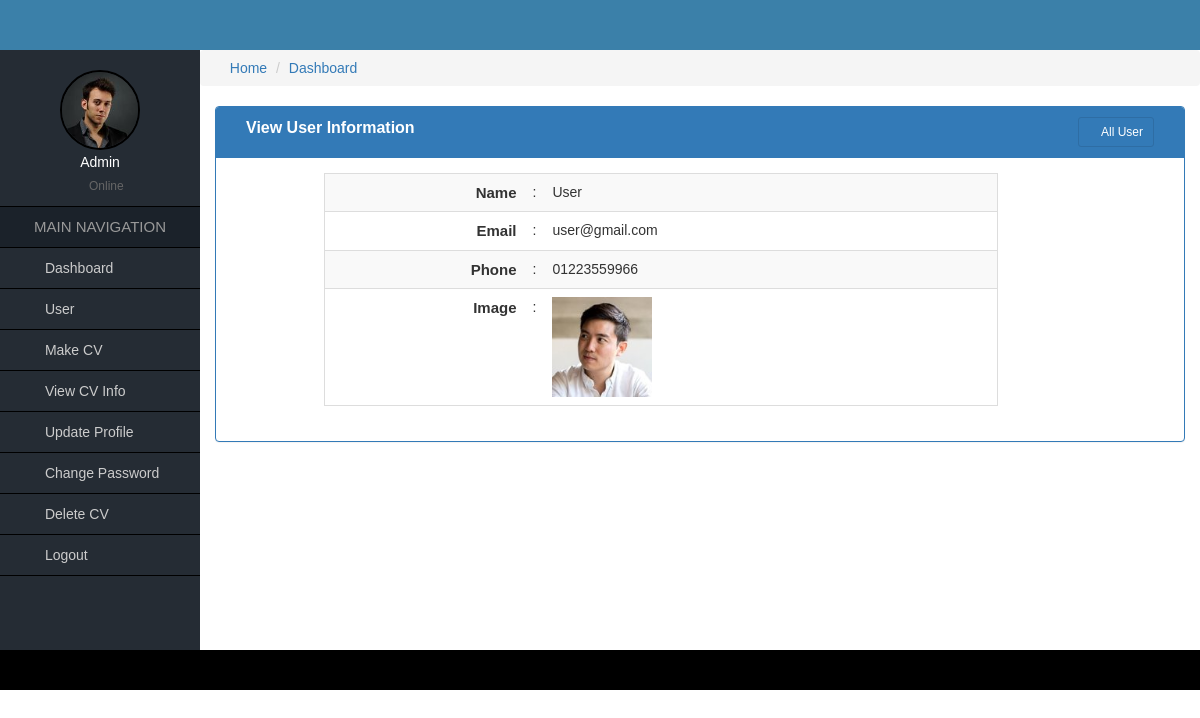
The app's page /user_view.php?id=4 (signed in) with its own data.
### tables this page shows
CREATE TABLE `user` (
  `id` int(11) NOT NULL,
  `role_id` int(11) NOT NULL DEFAULT 2,
  `name` varchar(255) NOT NULL,
  `email` varchar(255) NOT NULL,
  `phone` varchar(255) NOT NULL,
  `image` varchar(255) NOT NULL,
  `password` varchar(255) NOT NULL
);

### user_view.php (the view, shortened to what this page needs)
<?php
require_once('functions/function.php');
if($_SESSION['role'] == '1'){
$id = $_GET['id'];
$user = "SELECT * FROM user WHERE id = '$id'";
$query = mysqli_query($connect, $user);
$data = mysqli_fetch_assoc($query);
?>
<div class="col-md-12">
    <div class="panel panel-primary">
        <div class="panel-heading">
            <div class="col-md-9 heading_title">
                View User Information
            </div>
            <div class="col-md-3 text-right">
                <a href="user_all.php" class="btn btn-sm btn btn-primary"><i class="fa fa-plus-circle"></i> All User</a>
            </div>
            <div class="clearfix"></div>
        </div>
        <div class="panel-body">
            <div class="col-md-1">
            </div>
            <div class="col-md-9">
                <table class="table table-hover table-striped table-responsive view_table_cus">
                    <tr>
                        <td>Name</td>
                        <td>:</td>
                        <td><?= $data['name'] ?></td>
                    </tr>
                    <tr>
                        <td>Email</td>
                        <td>:</td>
                        <td><?= $data['email'] ?></td>
                    </tr>
                    <tr>
                        <td>Phone</td>
                        <td>:</td>
                        <td><?= $data['phone'] ?></td>
                    </tr>
                    <tr>
                        <td>Image</td>
                        <td>:</td>
                        <td>
                            <?php if($data['image'] == true){ ?>
                            <img width="100px" src="upload/user/<?= $data['image'] ?>" alt="user_image">
                            <?php }else{ ?>
                            <img width="100px" src="images/avatar.png" alt="user_image">
                            <?php } ?>
                        </td>
                    </tr>
                </table>
            </div>
            <div class="col-md-2">
            </div>
        </div>
    </div>
</div>
<?php
}else{
    echo 'Access Denied! You have no permission access this page';
  }
?>

### css/style.css (style rules this page uses)
* { margin:0px; padding:0px; outline:0px; }
img { border:0px; }
a { text-decoration:none; }
body { font-family:Verdana, Geneva, sans-serif; }
.heading_title { font-size:16px; font-weight:bold; }
.view_table_cus { border:1px solid #ddd; }
.view_table_cus tr td:first-child { width:30%; text-align:right; font-size:15px; font-weight:bold; }
.view_table_cus tr td:last-child { width:68%; text-align:left; }

### records on screen
user: name "User", email "user@gmail.com", phone "01223559966", image (picture)

### other values on screen
$_SESSION['name'] "Admin"
